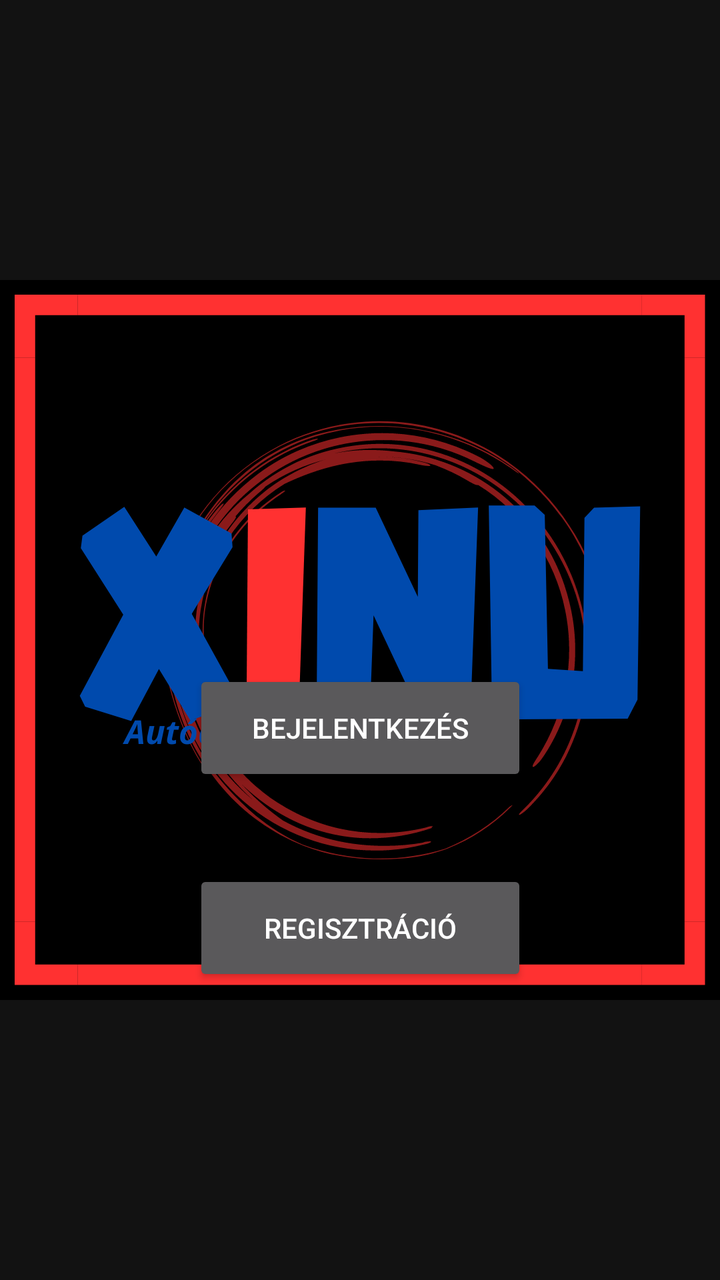
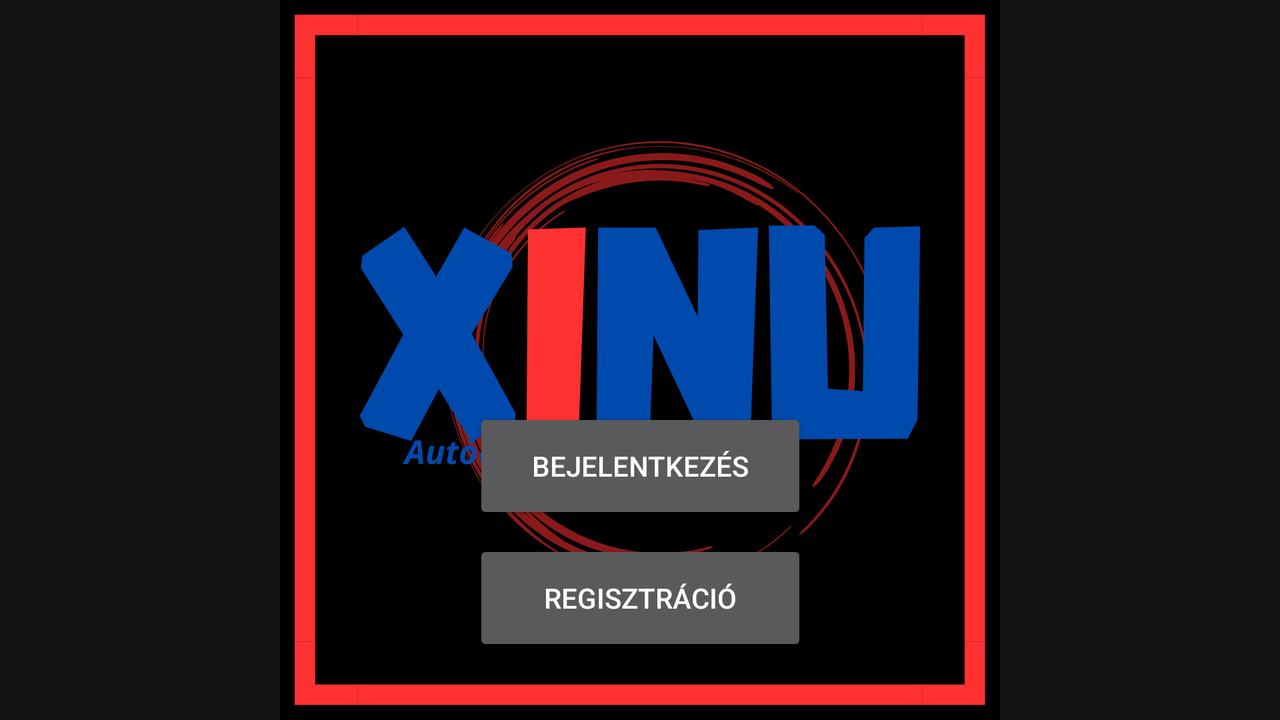

Two renders of one Android screen. The first uses the default layout on a phone; the second uses the alternative layout the repository ships for a different screen configuration, on a matching device. The two XML files are below.
<!-- AndroidManifest.xml: application theme Theme.XinuAutó -->
<!-- res/layout/activity_app_theme.xml -->
<?xml version="1.0" encoding="utf-8"?>
<androidx.constraintlayout.widget.ConstraintLayout xmlns:android="http://schemas.android.com/apk/res/android"
    xmlns:app="http://schemas.android.com/apk/res-auto"
    xmlns:tools="http://schemas.android.com/tools"
    android:layout_width="match_parent"
    android:layout_height="match_parent"
    tools:context=".AppTheme">
    



    <Button
        android:id="@+id/themeLogin"
        android:layout_width="167dp"
        android:layout_height="58dp"
        android:layout_marginStart="122dp"
        android:layout_marginEnd="122dp"
        android:layout_marginBottom="42dp"
        android:onClick="login"
        android:text="@string/login"
        app:layout_constraintBottom_toTopOf="@+id/themeRegistration"
        app:layout_constraintEnd_toEndOf="parent"
        app:layout_constraintStart_toStartOf="parent"
        tools:ignore="MissingConstraints,UsingOnClickInXml" />

    <Button
        android:id="@+id/themeRegistration"
        android:layout_width="167dp"
        android:layout_height="58dp"
        android:layout_marginStart="122dp"
        android:layout_marginEnd="122dp"
        android:layout_marginBottom="147dp"
        android:onClick="register"
        android:text="@string/register"
        app:layout_constraintBottom_toBottomOf="parent"
        app:layout_constraintEnd_toEndOf="parent"
        app:layout_constraintStart_toStartOf="parent"
        tools:ignore="MissingConstraints,UsingOnClickInXml" />

    <ImageView
        android:id="@+id/logo"
        android:layout_width="wrap_content"
        android:layout_height="wrap_content"
        android:src="@drawable/notixinu"
        tools:ignore="MissingConstraints" />
</androidx.constraintlayout.widget.ConstraintLayout>
<!-- resources referenced by this layout -->
<resources>
  <!-- drawable notixinu: png bitmap (drawable, 83000 bytes) -->
  <string name="login">Bejelentkezés</string>
  <string name="register">Regisztráció</string>
  <style name="Theme.XinuAutó" parent="Base.Theme.XinuAutó" />
  <style name="Base.Theme.XinuAutó" parent="Theme.MaterialComponents">
          
          <item name="colorPrimary">@color/green</item>
      </style>
</resources>
<!-- res/layout-land/activity_app_theme.xml (the author's variant of the layout above) -->
<!-- drawn on the phone turned sideways -->
<?xml version="1.0" encoding="utf-8"?>
<androidx.constraintlayout.widget.ConstraintLayout xmlns:android="http://schemas.android.com/apk/res/android"
    xmlns:app="http://schemas.android.com/apk/res-auto"
    xmlns:tools="http://schemas.android.com/tools"
    android:layout_width="match_parent"
    android:layout_height="match_parent"
    tools:context=".AppTheme">
    


    <Button
        android:id="@+id/themeLogin"
        android:layout_width="167dp"
        android:layout_height="58dp"
        android:layout_marginStart="122dp"
        android:layout_marginEnd="122dp"
        android:layout_marginBottom="8dp"
        android:onClick="login"
        android:text="@string/login"
        app:layout_constraintBottom_toTopOf="@+id/themeRegistration"
        app:layout_constraintEnd_toEndOf="parent"
        app:layout_constraintStart_toStartOf="parent"
        tools:ignore="MissingConstraints,UsingOnClickInXml" />

    <Button
        android:id="@+id/themeRegistration"
        android:layout_width="167dp"
        android:layout_height="58dp"
        android:layout_marginStart="122dp"
        android:layout_marginEnd="122dp"
        android:layout_marginBottom="32dp"
        android:onClick="register"
        android:text="@string/register"
        app:layout_constraintBottom_toBottomOf="parent"
        app:layout_constraintEnd_toEndOf="parent"
        app:layout_constraintStart_toStartOf="parent"
        tools:ignore="MissingConstraints,UsingOnClickInXml" />

    <ImageView
        android:id="@+id/logo"
        android:layout_width="wrap_content"
        android:layout_height="wrap_content"
        android:src="@drawable/notixinu"
        tools:ignore="MissingConstraints"
        tools:layout_editor_absoluteX="0dp"
        tools:layout_editor_absoluteY="0dp" />

    <ImageView
        android:id="@+id/logo1"
        android:layout_width="wrap_content"
        android:layout_height="wrap_content"
        android:src="@drawable/notixinu1"
        tools:ignore="MissingConstraints"
        tools:layout_editor_absoluteX="0dp"
        tools:layout_editor_absoluteY="0dp" />
</androidx.constraintlayout.widget.ConstraintLayout>
